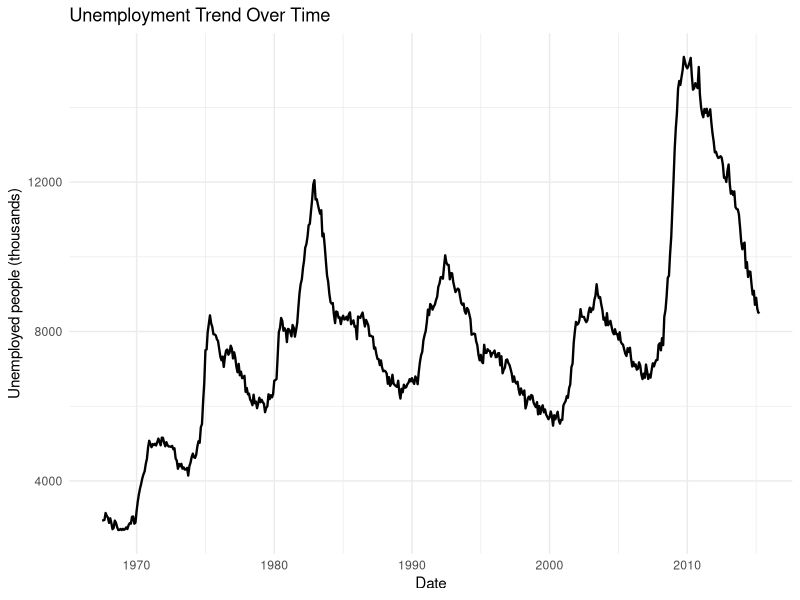
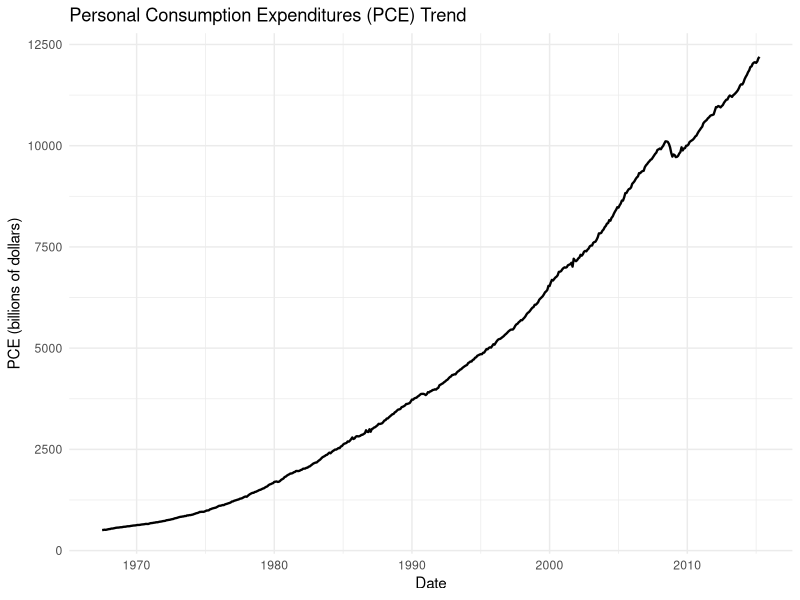
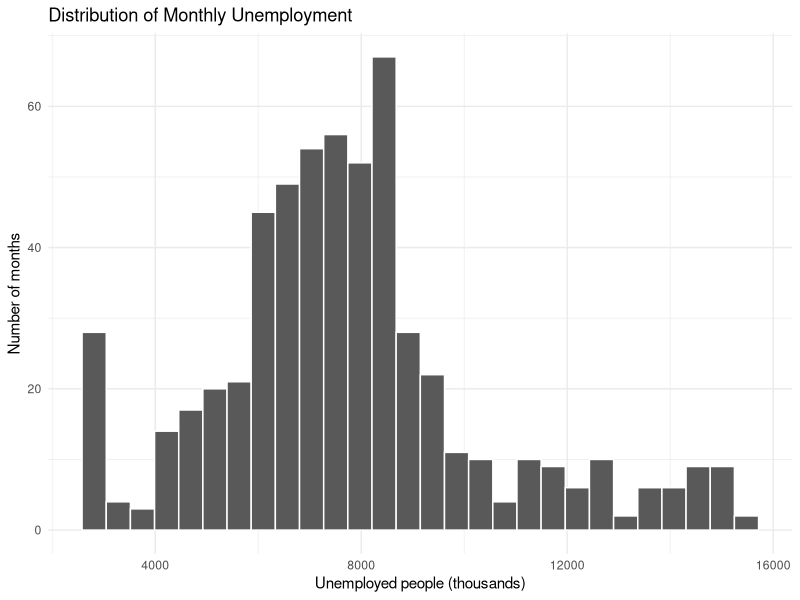
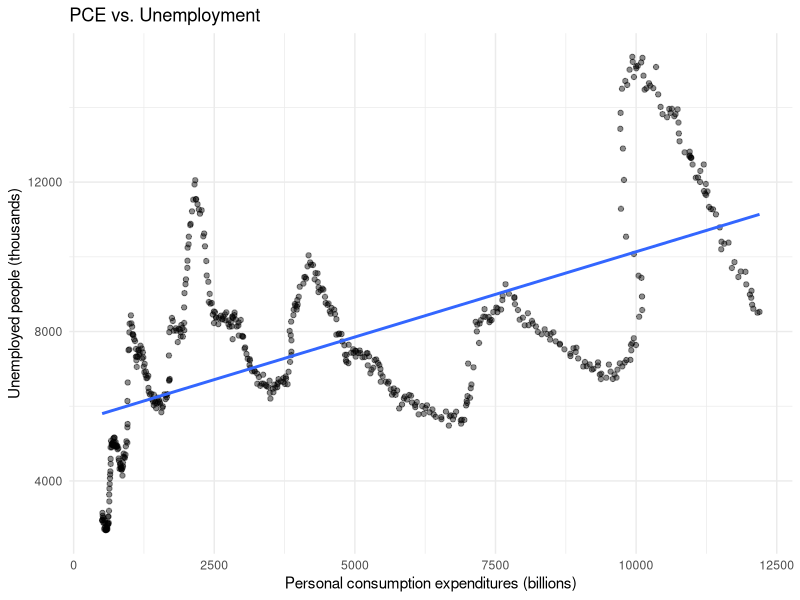
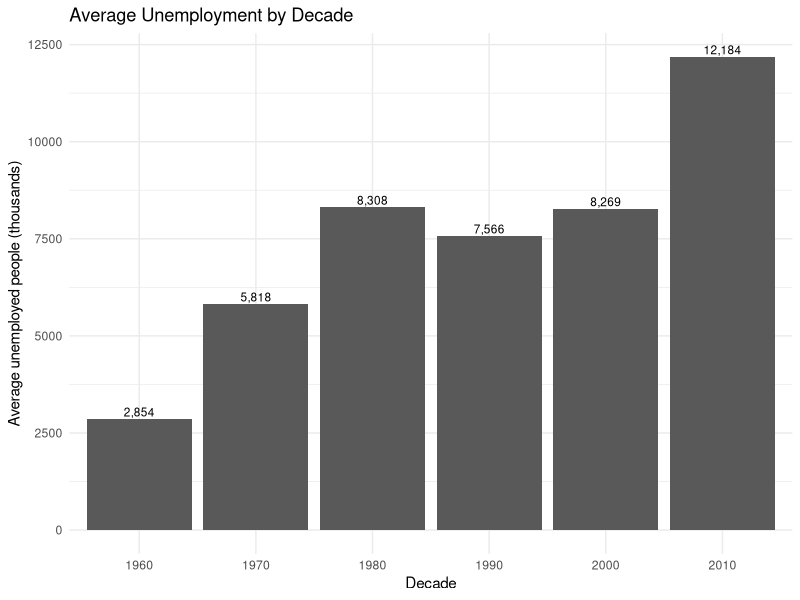
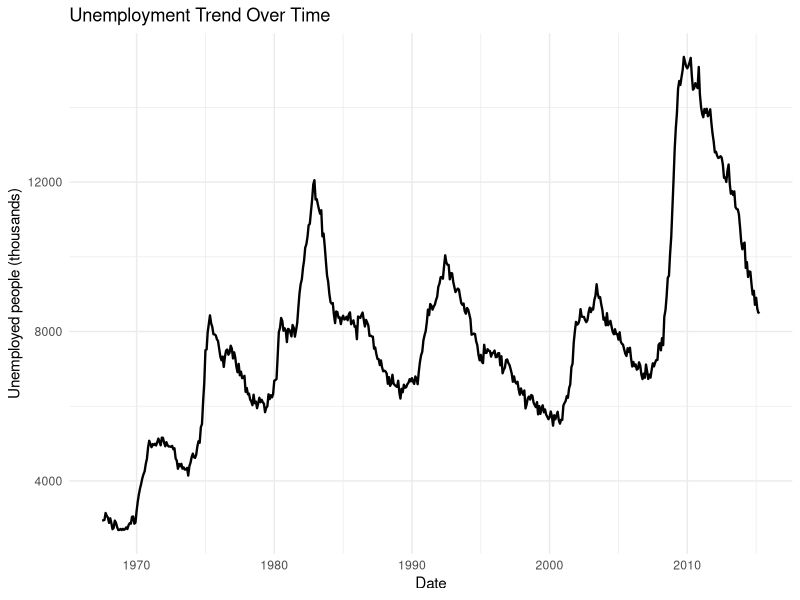
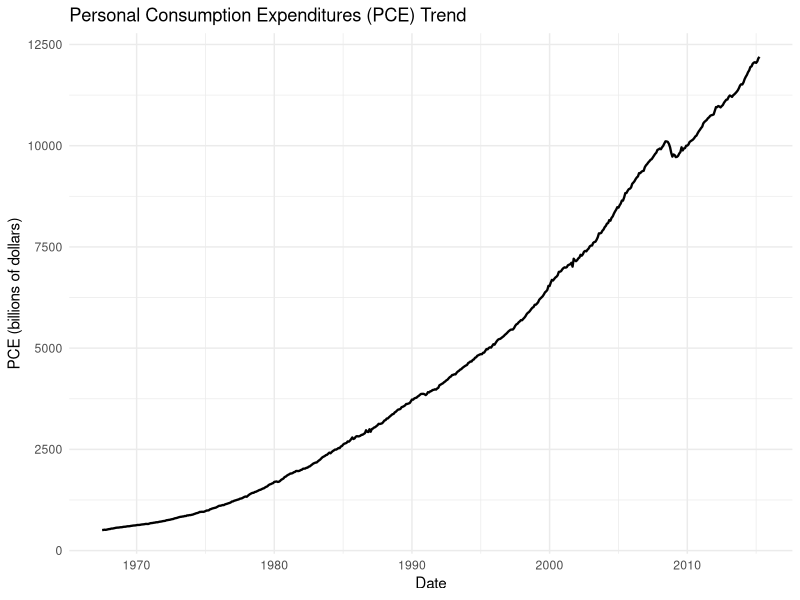
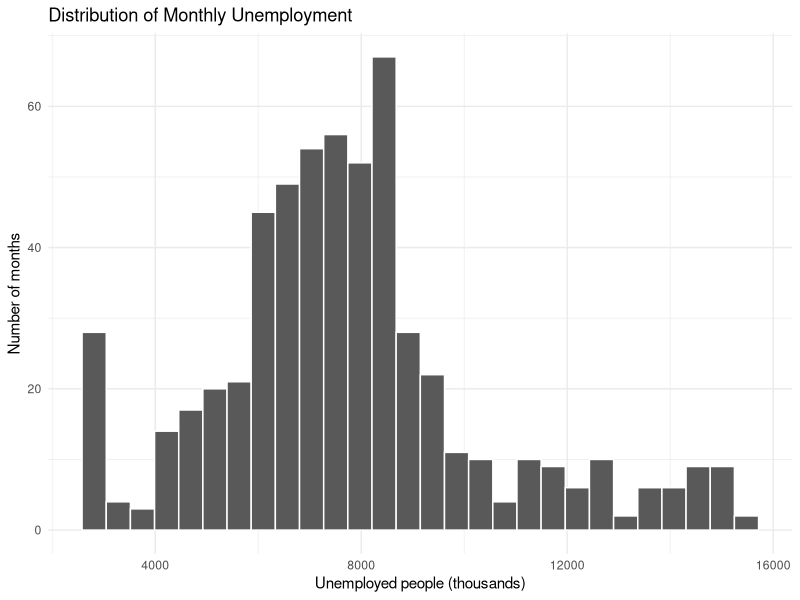

The R script that drew these images, in order:

# Week 2 - Data Visualization and Insight Communication using R
# Dataset: ggplot2::economics
# The dataset is included with ggplot2, so no external CSV is required.

install.packages(c("ggplot2", "dplyr", "scales"))  # Run once if needed

library(ggplot2)
library(dplyr)
library(scales)

data("economics")

economics <- economics %>%
  mutate(
    year = as.integer(format(date, "%Y")),
    decade = floor(year / 10) * 10
  )

# Quick data checks
str(economics)
summary(economics)
colSums(is.na(economics))


# 1. Unemployment trend
ggplot(economics, aes(x = date, y = unemploy)) +
  geom_line(linewidth = 0.8) +
  labs(
    title = "Unemployment Trend Over Time",
    x = "Date",
    y = "Unemployed people (thousands)"
  ) +
  theme_minimal()

ggsave("01_unemployment_trend.png", width = 10, height = 5.6, dpi = 300)


# 2. Personal consumption expenditure trend
ggplot(economics, aes(x = date, y = pce)) +
  geom_line(linewidth = 0.8) +
  labs(
    title = "Personal Consumption Expenditures (PCE) Trend",
    x = "Date",
    y = "PCE (billions of dollars)"
  ) +
  theme_minimal()

ggsave("02_pce_trend.png", width = 10, height = 5.6, dpi = 300)


# 3. Distribution of unemployment
ggplot(economics, aes(x = unemploy)) +
  geom_histogram(bins = 28, color = "white") +
  labs(
    title = "Distribution of Monthly Unemployment",
    x = "Unemployed people (thousands)",
    y = "Number of months"
  ) +
  theme_minimal()

ggsave("03_unemployment_histogram.png", width = 10, height = 5.6, dpi = 300)


# 4. Relationship between PCE and unemployment
ggplot(economics, aes(x = pce, y = unemploy)) +
  geom_point(alpha = 0.45) +
  geom_smooth(method = "lm", se = FALSE) +
  labs(
    title = "PCE vs. Unemployment",
    x = "Personal consumption expenditures (billions)",
    y = "Unemployed people (thousands)"
  ) +
  theme_minimal()

ggsave("04_pce_vs_unemployment.png", width = 10, height = 5.6, dpi = 300)


# 5. Average unemployment by decade
decade_summary <- economics %>%
  group_by(decade) %>%
  summarise(
    avg_unemploy = mean(unemploy, na.rm = TRUE)
  )

ggplot(decade_summary, aes(x = factor(decade), y = avg_unemploy)) +
  geom_col() +
  geom_text(
    aes(label = comma(round(avg_unemploy))),
    vjust = -0.3,
    size = 3
  ) +
  labs(
    title = "Average Unemployment by Decade",
    x = "Decade",
    y = "Average unemployed people (thousands)"
  ) +
  theme_minimal()

ggsave("05_avg_unemployment_decade.png", width = 10, height = 5.6, dpi = 300)


# Simple statistics used in the interpretation
economics %>%
  summarise(
    observations = n(),
    start_date = min(date),
    end_date = max(date),
    average_unemploy = mean(unemploy),
    minimum_unemploy = min(unemploy),
    maximum_unemploy = max(unemploy),
    correlation_pce_unemploy = cor(pce, unemploy)
  )

economics %>%
  filter(unemploy == max(unemploy)) %>%
  select(date, unemploy)

economics %>%
  group_by(decade) %>%
  summarise(
    avg_unemploy = mean(unemploy),
    avg_pce = mean(pce),
    avg_psavert = mean(psavert)
  )
